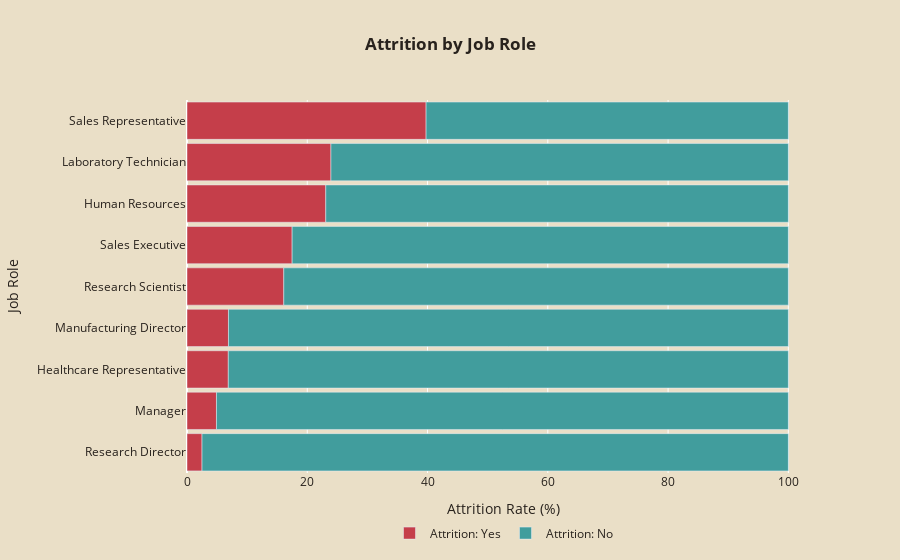

This figure's notebook cell:
### Markdown cell above
### Attrition Rates Across Job Roles: A Hierarchy of Stability

### Code cell
# Group data by JobRole and Attrition, calculate count and percentage
attr_job = hr.groupby(['JobRole', 'Attrition']).size().unstack(fill_value=0)
attr_job['Total'] = attr_job.sum(axis=1)
attr_job['Attrition_Rate'] = attr_job['Yes'] / attr_job['Total'] * 100

attr_job = attr_job.sort_values('Attrition_Rate')

fig = go.Figure()

# Add 'Yes' Attrition bars
fig.add_trace(go.Bar(y=attr_job.index,
                     x=attr_job['Attrition_Rate'],
                     name='Attrition: Yes',
                     orientation='h',
                     marker_color='#C53E4A'))

# Add 'No' Attrition bars
fig.add_trace(go.Bar(y=attr_job.index,
                     x=100 - attr_job['Attrition_Rate'],
                     name='Attrition: No',
                     orientation='h',
                     marker_color='#419D9D'))

fig.update_layout(
    title='<b>Attrition by Job Role</b>',
    title_x=0.5,
    xaxis_title='Attrition Rate (%)',
    yaxis_title='Job Role',
    barmode='relative',
    bargap=0.1,
    legend=dict(orientation='h', yanchor='bottom', y=-0.2, xanchor='center',  x=0.50),
    height=500,
    font_color='#28221D', 
    paper_bgcolor='#EADFC7',
    plot_bgcolor='#EADFC7'
)

fig.show()

### Figure 1 — Plotly figure (JSON) as saved in the notebook; plotly's stock layout.template omitted (floating-point values rounded to 4 significant figures)
{"data": [{"marker": {"color": "#C53E4A"}, "name": "Attrition: Yes", "orientation": "h", "type": "bar", "x": [2.5, 4.902, 6.87, 6.897, 16.1, 17.48, 23.08, 23.94, 39.76], "y": ["Research Director", "Manager", "Healthcare Representative", "Manufacturing Director", "Research Scientist", "Sales Executive", "Human Resources", "Laboratory Technician", "Sales Representative"]}, {"marker": {"color": "#419D9D"}, "name": "Attrition: No", "orientation": "h", "type": "bar", "x": [97.5, 95.1, 93.13, 93.1, 83.9, 82.52, 76.92, 76.06, 60.24], "y": ["Research Director", "Manager", "Healthcare Representative", "Manufacturing Director", "Research Scientist", "Sales Executive", "Human Resources", "Laboratory Technician", "Sales Representative"]}], "layout": {"autosize": true, "bargap": 0.1, "barmode": "relative", "font": {"color": "#28221D"}, "legend": {"orientation": "h", "x": 0.5, "xanchor": "center", "y": -0.2, "yanchor": "bottom"}, "paper_bgcolor": "#EADFC7", "plot_bgcolor": "#EADFC7", "title": {"text": "<b>Attrition by Job Role</b>", "x": 0.5}, "xaxis": {"autorange": true, "range": [0, 105.3], "title": {"text": "Attrition Rate (%)"}, "type": "linear"}, "yaxis": {"autorange": true, "range": [-0.5, 8.5], "title": {"text": "Job Role"}, "type": "category"}}}
